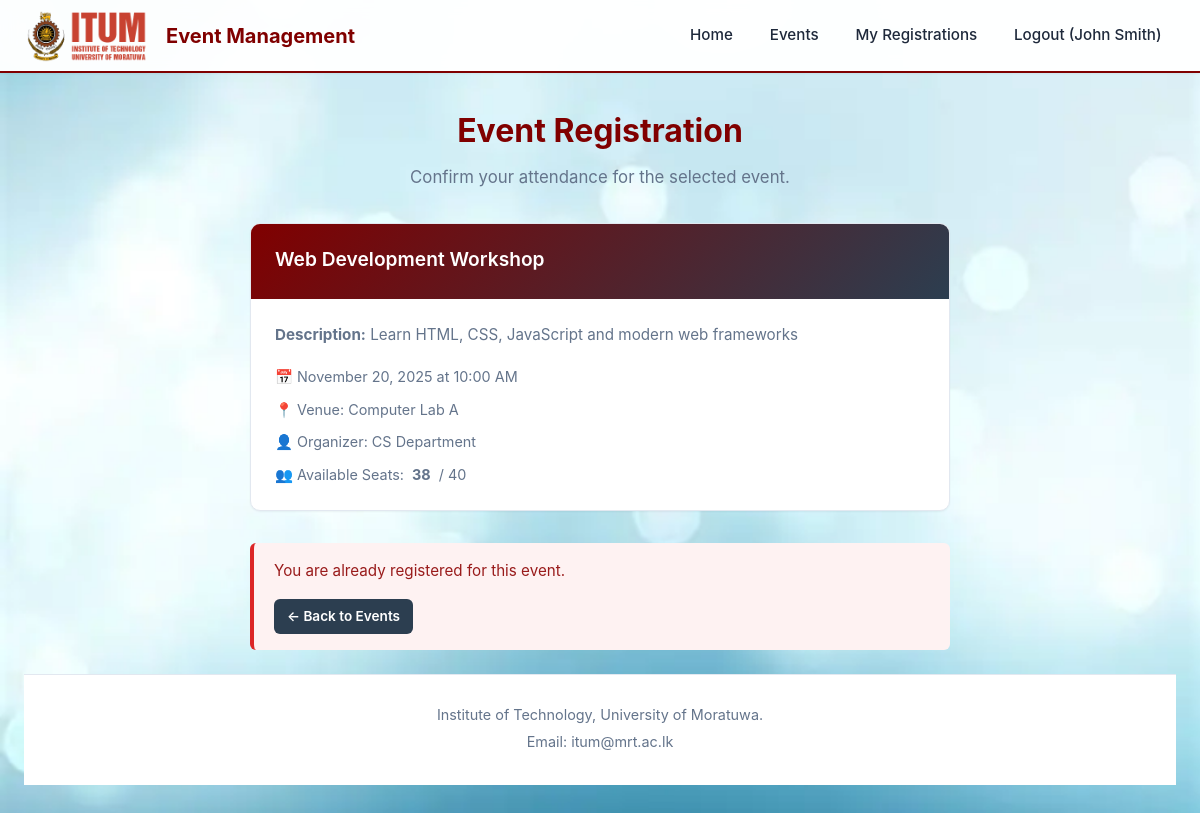
Page /register_event.php?event_id=1 (signed in) on the earlier database version.
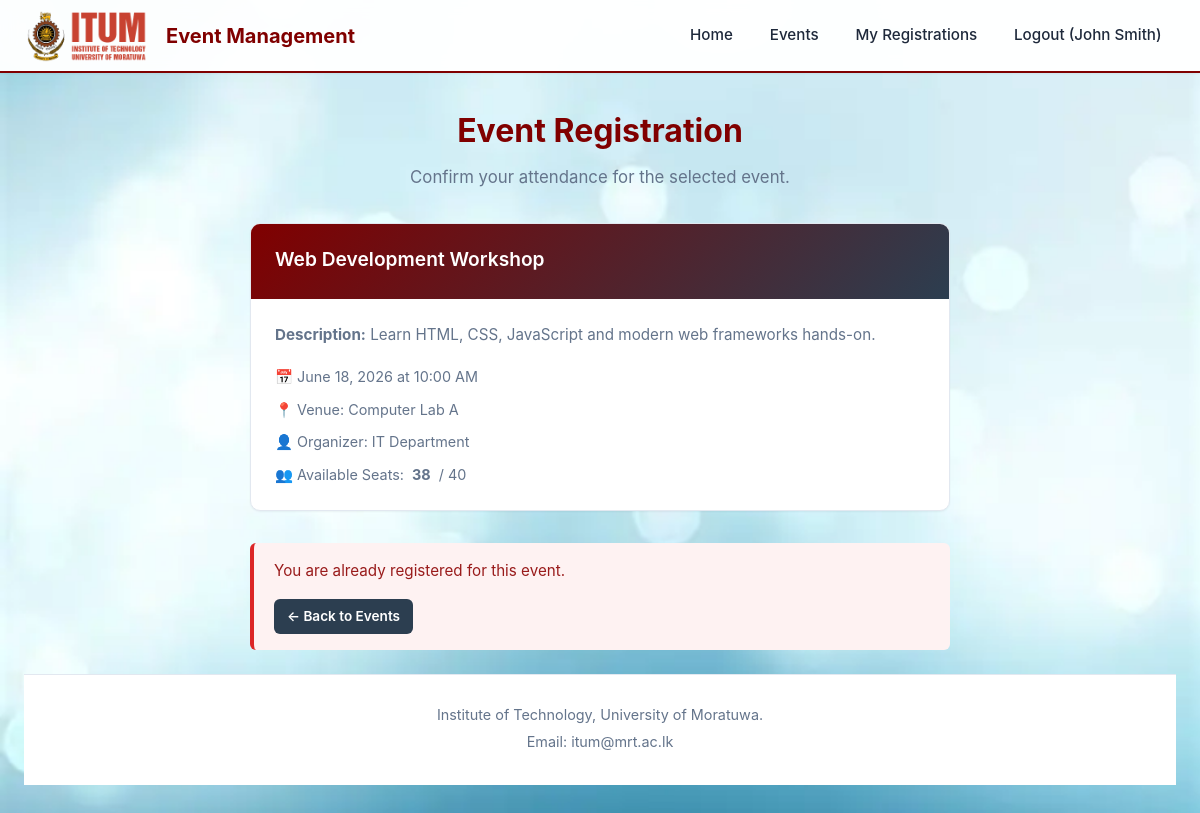
Same page on the later database version.
### tables this page shows
CREATE TABLE IF NOT EXISTS events (
    event_id INT PRIMARY KEY AUTO_INCREMENT,
    title VARCHAR(200) NOT NULL,
    description TEXT,
    date DATE NOT NULL,
    time TIME NOT NULL,
    venue VARCHAR(150) NOT NULL,
    organizer VARCHAR(100) NOT NULL,
    capacity INT DEFAULT 50,
    created_by INT,
    created_at TIMESTAMP DEFAULT CURRENT_TIMESTAMP,
    FOREIGN KEY (created_by) REFERENCES users(user_id) ON DELETE SET NULL
);

### register_event.php (the view, shortened to what the changed rows need)
<?php
$error = '';
$success = '';
$eventId = (int)$_GET['event_id'];
try {
    $conn = getDBConnection();
    $stmt = $conn->prepare("
        SELECT e.*,
               COUNT(r.reg_id) as registered_count
        FROM events e
        LEFT JOIN registrations r ON e.event_id = r.event_id AND r.status = 'confirmed'
        WHERE e.event_id = ?
        GROUP BY e.event_id
    ");
    $stmt->execute([$eventId]);
    $event = $stmt->fetch();
    $stmt = $conn->prepare("SELECT * FROM registrations WHERE user_id = ? AND event_id = ?");
    $stmt->execute([$_SESSION['user_id'], $eventId]);
    $existingReg = $stmt->fetch();
    if ($existingReg && $existingReg['status'] === 'confirmed') {
        $error = 'You are already registered for this event.';
    }
    $spotsLeft = $event['capacity'] - $event['registered_count'];
} catch (PDOException $e) {
    $error = 'Failed to load event details.';
}
?>
<!DOCTYPE html>
<html lang="en">
<head>
    <link rel="stylesheet" href="css/style.css?v=<?php echo time(); ?>">
</head>
<body style="background: url('back.png') no-repeat center center fixed; background-size: cover; background-color: #eaf3f9;">
    <div class="container">
        <?php if ($success): ?>
            <div class="alert alert-success" style="max-width: 600px; margin: 2rem auto; text-align: center;">
                <h3>🎉 Success!</h3>
                <p><?php echo htmlspecialchars($success); ?></p>
                <div style="margin-top: 1.5rem; display: flex; justify-content: center; gap: 1rem;">
                    <a href="events.php" class="btn btn-outline">View All Events</a>
                    <a href="my_registrations.php" class="btn btn-primary">My Registrations</a>
                </div>
            </div>
        <?php else: ?>
            <div style="max-width: 700px; margin: 0 auto;">
                <div class="page-header">
                    <h1>Event Registration</h1>
                    <p>Confirm your attendance for the selected event.</p>
                </div>
                <div class="card" style="margin-bottom: 2rem;">
                    <div class="card-header">
                        <h3><?php echo htmlspecialchars($event['title']); ?></h3>
                    </div>
                    <div class="card-body">
                        <p><strong>Description:</strong> <?php echo htmlspecialchars($event['description']); ?></p>
                        <div class="card-info">
                            📅 <?php echo date('F d, Y', strtotime($event['date'])); ?> at <?php echo date('g:i A', strtotime($event['time'])); ?>
                        </div>
                        <div class="card-info">
                            📍 Venue: <?php echo htmlspecialchars($event['venue']); ?>
                        </div>
                        <div class="card-info">
                            👤 Organizer: <?php echo htmlspecialchars($event['organizer']); ?>
                        </div>
                        <div class="card-info">
                            👥 Available Seats: <strong><?php echo max(0, $spotsLeft); ?></strong> / <?php echo $event['capacity']; ?>
                        </div>
                    </div>
                </div>
                <?php if ($error): ?>
                    <div class="alert alert-danger">
                        <?php echo htmlspecialchars($error); ?>
                        <div style="margin-top: 1rem;">
                            <a href="events.php" class="btn btn-secondary btn-sm">← Back to Events</a>
                        </div>
                    </div>
                <?php endif; ?>
            </div>
        <?php endif; ?>
    </div>
</body>
</html>

Differences in the rows shown:
changed events "Web Development Workshop": description "Learn HTML, CSS, JavaScript and modern web frameworks" → "Learn HTML, CSS, JavaScript and modern web frameworks hands-on."; date "November 20, 2025" → "June 18, 2026"; organizer "CS Department" → "IT Department"
